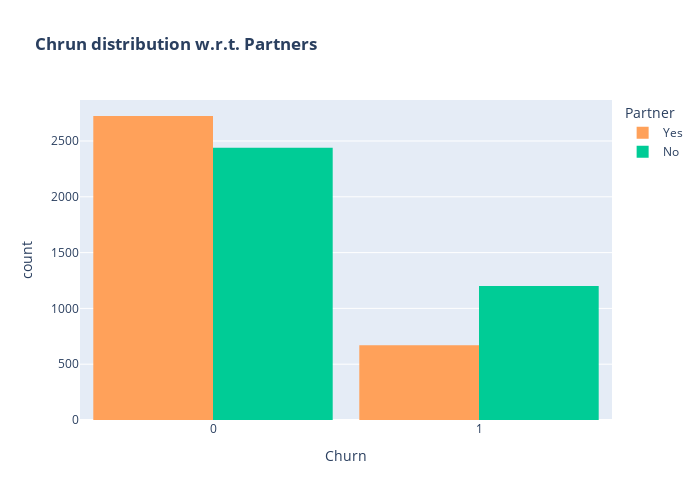

Notebook code cell kept with this figure:
### Code cell
color_map = {"Yes": '#FFA15A', "No": '#00CC96'}
fig = px.histogram(df, x="Churn", color="Partner", barmode="group", title="<b>Chrun distribution w.r.t. Partners</b>", color_discrete_map=color_map)
fig.update_layout(width=700, height=500, bargap=0.1)
fig.show()

### Figure 1 — Plotly figure (JSON) as saved in the notebook; plotly's stock layout.template omitted (floating-point values rounded to 4 significant figures; data arrays with more than 128 entries replaced by an {"elided": "..."} marker saying what was removed)
{"data": [{"alignmentgroup": "True", "bingroup": "x", "hovertemplate": "Partner=Yes<br>Churn=%{x}<br>count=%{y}<extra></extra>", "legendgroup": "Yes", "marker": {"color": "#FFA15A", "pattern": {"shape": ""}}, "name": "Yes", "offsetgroup": "Yes", "orientation": "v", "showlegend": true, "type": "histogram", "x": {"elided": "3393 int values"}, "xaxis": "x", "yaxis": "y"}, {"alignmentgroup": "True", "bingroup": "x", "hovertemplate": "Partner=No<br>Churn=%{x}<br>count=%{y}<extra></extra>", "legendgroup": "No", "marker": {"color": "#00CC96", "pattern": {"shape": ""}}, "name": "No", "offsetgroup": "No", "orientation": "v", "showlegend": true, "type": "histogram", "x": {"elided": "3639 int values"}, "xaxis": "x", "yaxis": "y"}], "layout": {"bargap": 0.1, "barmode": "group", "height": 500, "legend": {"title": {"text": "Partner"}, "tracegroupgap": 0}, "title": {"text": "<b>Chrun distribution w.r.t. Partners</b>"}, "width": 700, "xaxis": {"anchor": "y", "autorange": true, "domain": [0, 1], "range": [-0.5, 1.5], "title": {"text": "Churn"}, "type": "linear"}, "yaxis": {"anchor": "x", "autorange": true, "domain": [0, 1], "range": [0, 2867.0], "title": {"text": "count"}}}}
